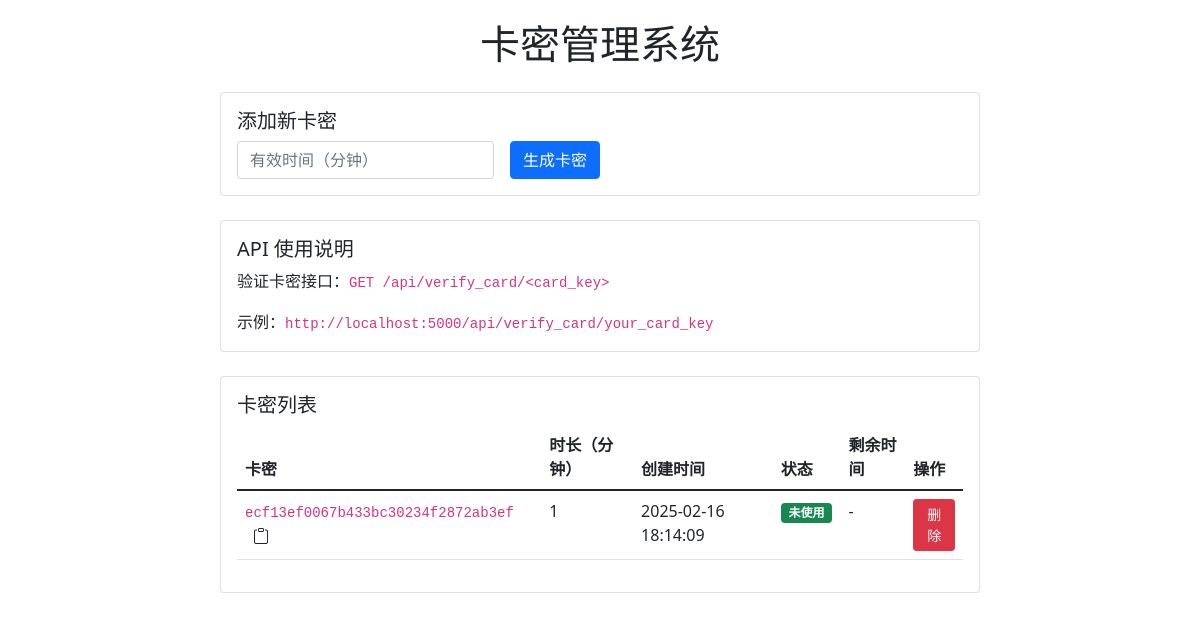
Before: / with the older database file.
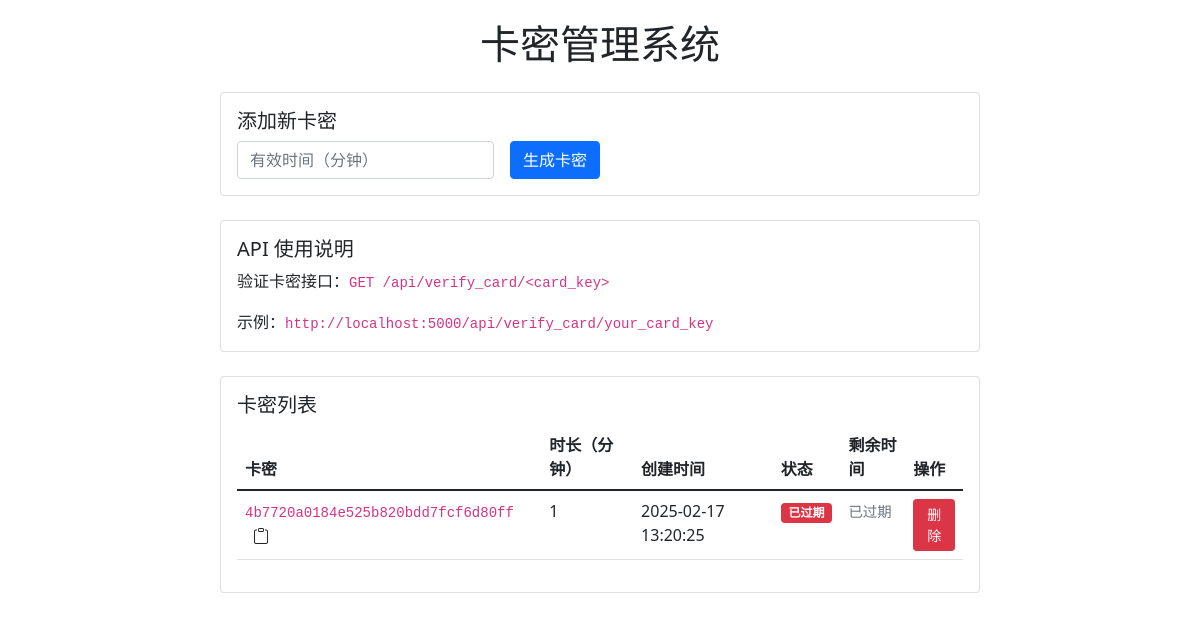
After: the same page with the newer database file.
### app.py (models this page shows, shortened)
class Card(db.Model):
    id = db.Column(db.Integer, primary_key=True)
    card_key = db.Column(db.String(32), unique=True, nullable=False)
    minutes = db.Column(db.Integer, nullable=False)
    created_at = db.Column(db.DateTime, nullable=False, default=datetime.now)
    is_used = db.Column(db.Boolean, default=False)
    used_at = db.Column(db.DateTime, nullable=True)
    device_id = db.Column(db.String(32), nullable=True)

### app.py (the view)
@app.route('/')
def index():
    try:
        cards = Card.query.all()
        return render_template('index.html', cards=cards)
    except Exception as e:
        app.logger.error(f"访问首页出错: {str(e)}")
        return render_template('index.html', cards=[], error="获取卡密列表失败")

### templates/index.html (shortened to what this page needs)
<!DOCTYPE html>
<html lang="zh">
<head>
    <link href="https://cdn.jsdelivr.net/npm/bootstrap@5.1.3/dist/css/bootstrap.min.css" rel="stylesheet">
</head>
<body>
    <div class="container card-container">
        <h1 class="text-center mb-4">卡密管理系统</h1>
        <div class="card mb-4">
            <div class="card-body">
                <h5 class="card-title">添加新卡密</h5>
                <form action="{{ url_for('add_card') }}" method="POST" class="row g-3">
                    <div class="col-auto">
                        <input type="number" class="form-control" name="minutes" placeholder="有效时间（分钟）" required>
                    </div>
                    <div class="col-auto">
                        <button type="submit" class="btn btn-primary">生成卡密</button>
                    </div>
                </form>
            </div>
        </div>
        <div class="card mb-4">
            <div class="card-body">
                <h5 class="card-title">API 使用说明</h5>
                <p class="card-text">验证卡密接口：<code>GET /api/verify_card/&lt;card_key&gt;</code></p>
                <p class="card-text">示例：<code>http://localhost:5000/api/verify_card/your_card_key</code></p>
            </div>
        </div>
        <div class="card">
            <div class="card-body">
                <h5 class="card-title">卡密列表</h5>
                <div class="table-responsive">
                    <table class="table">
                        <thead>
                            <tr>
                                <th>卡密</th>
                                <th>时长（分钟）</th>
                                <th>创建时间</th>
                                <th>状态</th>
                                <th>剩余时间</th>
                                <th>操作</th>
                            </tr>
                        </thead>
                        <tbody>
                            {% for card in cards %}
                            <tr>
                                <td>
                                    <code>{{ card.card_key }}</code>
                                    <i class="copy-btn bi bi-clipboard ms-2" onclick="copyToClipboard('{{ card.card_key }}')" title="复制卡密"></i>
                                </td>
                                <td>{{ card.minutes }}</td>
                                <td>{{ card.created_at.strftime('%Y-%m-%d %H:%M:%S') }}</td>
                                <td>
                                    {% if not card.is_used %}
                                        <span class="badge bg-success">未使用</span>
                                    {% elif card.is_used and card.used_at %}
                                        <span class="badge bg-warning" id="status-{{ card.id }}"
                                              data-used-at="{{ card.used_at.isoformat() }}"
                                              data-minutes="{{ card.minutes }}">使用中</span>
                                    {% else %}
                                        <span class="badge bg-danger">已过期</span>
                                    {% endif %}
                                </td>
                                <td>
                                    {% if card.is_used and card.used_at %}
                                        <span class="countdown" id="countdown-{{ card.id }}">计算中...</span>
                                    {% else %}
                                        -
                                    {% endif %}
                                </td>
                                <td>
                                    <form action="{{ url_for('delete_card', card_id=card.id) }}" method="POST" style="display: inline;">
                                        <button type="submit" class="btn btn-danger btn-sm" onclick="return confirm('确定要删除这个卡密吗？')">删除</button>
                                    </form>
                                </td>
                            </tr>
                            {% endfor %}
                        </tbody>
                    </table>
                </div>
            </div>
        </div>
    </div>
    <link rel="stylesheet" href="https://cdn.jsdelivr.net/npm/bootstrap-icons@1.7.2/font/bootstrap-icons.css">
</body>
</html>

### templates/index.html (style rules this page uses)
.card-container { max-width: 800px; margin: 0 auto; padding: 20px; }
.copy-btn { cursor: pointer; }
.countdown { font-size: 0.9em; color: #6c757d; }

Changed rows visible on the page:
removed Card: card_key "ecf13ef0067b433bc30234f2872ab3ef", minutes "1", created_at "2025-02-16 18:14:09", is_used "未使用"
added Card: card_key "4b7720a0184e525b820bdd7fcf6d80ff", minutes "1", created_at "2025-02-17 13:20:25"
